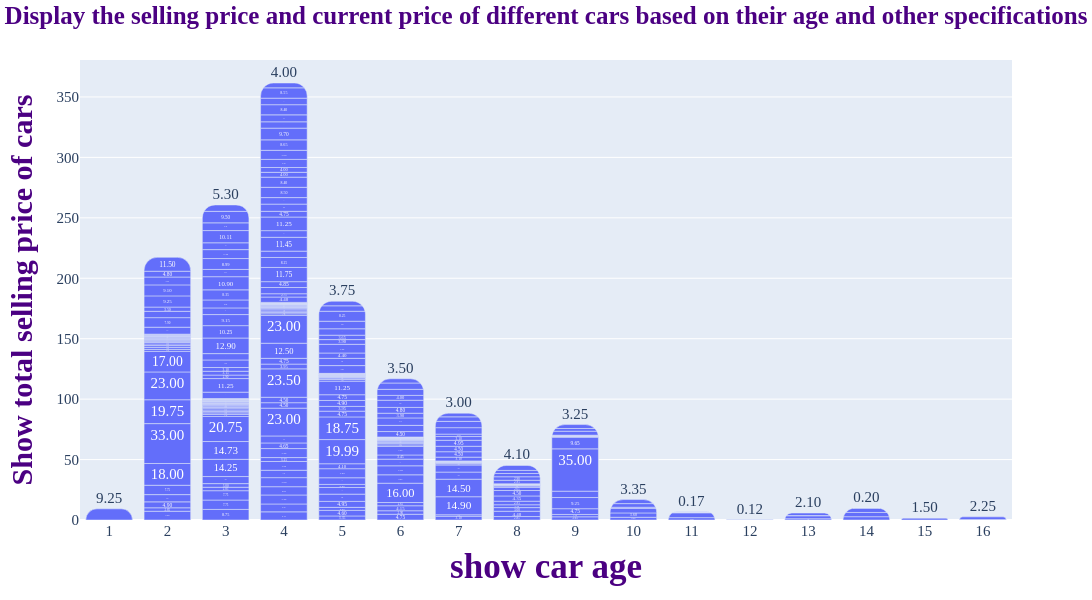

Here is the notebook cell this chart was saved with:
### Code cell
# bar plot in plotly
fig = px.bar(df, x='age', y='Selling_Price', text_auto='.2f',
            hover_name='Selling_Price', hover_data=['Selling_Price', 'age', 'Present_Price', 'Kms_Driven'])


# General chart changes
fig.update_layout(
    width=1100,
    height=600,
    font_size=15,
    font_family='times New Roman',
    barcornerradius=13,


    # title
    title="Display the selling price and current price of different cars based on their age and other specifications",
    title_font_size=25,
    title_font_color='indigo',
    title_font_weight='bold',
    title_x=0.5,
    title_y=0.99,


    # xaxis
    xaxis_title="show car age",
    xaxis_title_font_size=35,
    xaxis_title_font_weight='bold',
    xaxis_title_font_color='indigo',
    


    # yaxis
    yaxis_title="Show total selling price of cars",
    yaxis_title_font_size=30,
    yaxis_title_font_weight='bold',
    yaxis_title_font_color='indigo',
    
    # changing range X-axis
    xaxis=dict(tickmode='linear', dtick=1)


)



# show result
fig.show()

### Figure 1 — Plotly figure (JSON) as saved in the notebook; plotly's stock layout.template omitted (floating-point values rounded to 4 significant figures; data arrays with more than 128 entries replaced by an {"elided": "..."} marker saying what was removed)
{"data": [{"customdata": {"elided": "301x2 float values"}, "hovertemplate": "<b>%{hovertext}</b><br><br>age=%{x}<br>Selling_Price=%{y}<br>Present_Price=%{customdata[0]}<br>Kms_Driven=%{customdata[1]}<extra></extra>", "hovertext": {"elided": "301 float values"}, "legendgroup": "", "marker": {"color": "#636efa", "pattern": {"shape": ""}}, "name": "", "orientation": "v", "showlegend": false, "textposition": "auto", "texttemplate": "%{y:.2f}", "type": "bar", "x": {"elided": "301 int values"}, "xaxis": "x", "y": {"elided": "301 float values"}, "yaxis": "y"}], "layout": {"barcornerradius": 13, "barmode": "relative", "font": {"family": "times New Roman", "size": 15}, "height": 600, "legend": {"tracegroupgap": 0}, "margin": {"t": 60}, "title": {"font": {"color": "indigo", "size": 25, "weight": "bold"}, "text": "Display the selling price and current price of different cars based on their age and other specifications", "x": 0.5, "y": 0.99}, "width": 1100, "xaxis": {"anchor": "y", "domain": [0, 1], "dtick": 1, "tickmode": "linear", "title": {"font": {"color": "indigo", "size": 35, "weight": "bold"}, "text": "show car age"}}, "yaxis": {"anchor": "x", "domain": [0, 1], "title": {"font": {"color": "indigo", "size": 30, "weight": "bold"}, "text": "Show total selling price of cars"}}}}
